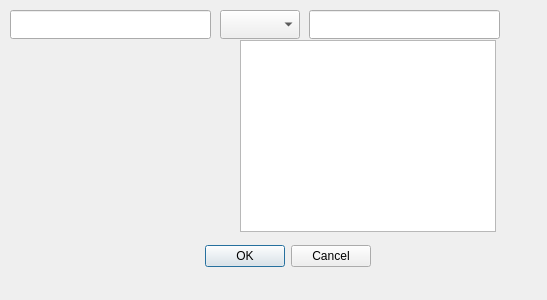
<?xml version="1.0" encoding="UTF-8"?>
<ui version="4.0">
 <class>Dialog</class>
 <widget class="QDialog" name="Dialog">
  <property name="geometry">
   <rect>
    <x>0</x>
    <y>0</y>
    <width>547</width>
    <height>300</height>
   </rect>
  </property>
  <property name="windowTitle">
   <string>Dialog</string>
  </property>
  <widget class="QDialogButtonBox" name="buttonBox">
   <property name="geometry">
    <rect>
     <x>30</x>
     <y>240</y>
     <width>341</width>
     <height>32</height>
    </rect>
   </property>
   <property name="orientation">
    <enum>Qt::Horizontal</enum>
   </property>
   <property name="standardButtons">
    <set>QDialogButtonBox::Cancel|QDialogButtonBox::Ok</set>
   </property>
  </widget>
  <widget class="QLineEdit" name="lineEdit_Factor1">
   <property name="geometry">
    <rect>
     <x>10</x>
     <y>10</y>
     <width>201</width>
     <height>29</height>
    </rect>
   </property>
  </widget>
  <widget class="QLineEdit" name="lineEdit_Factor2">
   <property name="geometry">
    <rect>
     <x>309</x>
     <y>10</y>
     <width>191</width>
     <height>29</height>
    </rect>
   </property>
  </widget>
  <widget class="QComboBox" name="comboBox_Operand">
   <property name="geometry">
    <rect>
     <x>220</x>
     <y>10</y>
     <width>80</width>
     <height>29</height>
    </rect>
   </property>
  </widget>
  <widget class="QListView" name="listView_Results">
   <property name="geometry">
    <rect>
     <x>240</x>
     <y>40</y>
     <width>256</width>
     <height>192</height>
    </rect>
   </property>
  </widget>
 </widget>
 <resources/>
 <connections>
  <connection>
   <sender>buttonBox</sender>
   <signal>accepted()</signal>
   <receiver>Dialog</receiver>
   <slot>accept()</slot>
   <hints>
    <hint type="sourcelabel">
     <x>248</x>
     <y>254</y>
    </hint>
    <hint type="destinationlabel">
     <x>157</x>
     <y>274</y>
    </hint>
   </hints>
  </connection>
  <connection>
   <sender>buttonBox</sender>
   <signal>rejected()</signal>
   <receiver>Dialog</receiver>
   <slot>reject()</slot>
   <hints>
    <hint type="sourcelabel">
     <x>316</x>
     <y>260</y>
    </hint>
    <hint type="destinationlabel">
     <x>286</x>
     <y>274</y>
    </hint>
   </hints>
  </connection>
 </connections>
</ui>
